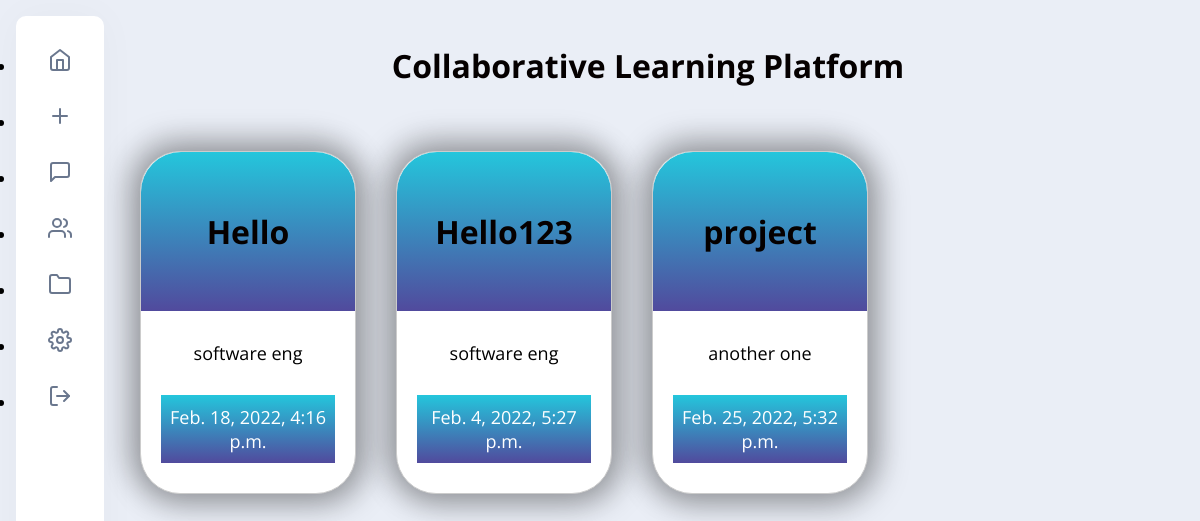
The app's page /, older data.
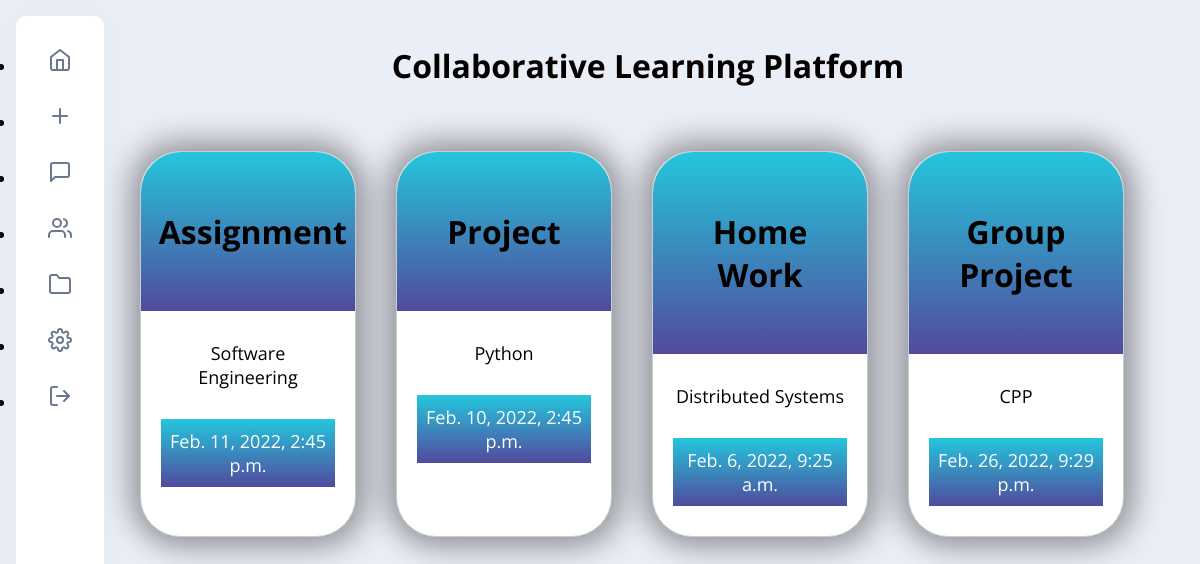
The same page, newer data.
### CLP/models.py (models this page shows, shortened)
class MeetingInfo(models.Model):
    topic = models.CharField(max_length=256, blank=True, unique=True)
    sub = models.CharField(max_length=256, blank=True)
    time = models.DateTimeField(max_length=6, blank=True)
    slug = models.SlugField(blank=True, null=True)

### CLP/views.py (the view)
# urls.py: path('', views.index, name='index'),
def index(request):
    data = list(MeetingInfo.objects.values())
    content = False
    if len(data) != 0:
        content = True
    return render(request, 'CLP/dashboard.html', context={'page_title': 'CLP | Dashboard', 'data': data, 'content': content})

### templates/CLP/dashboard.html (shortened to what this page needs)
{% extends "CLP/base.html" %} {% block content %} {% load static %}
<div class="cards-list">
    {% if content %} {% for val in data %}
    <div class="card" id="card">
        <div class="card-header">
            <h1>{{ val.topic }}</h1>
        </div>
        <div class="card-body">
            <p>
                {{val.sub}}
            </p>
            <a class="btn">{{val.time}}</a>
        </div>
    </div>
    {% endfor %} {% else %}
    <h1 class="no-data-error">Nothing to show right now 😒 <br> No worries, you can create one now from the <i>New meeting dashboard</i>😎😎</h1>
    {% endif %}
</div>
{% endblock %}

### templates/CLP/base.html (shortened to what this page needs)
<!DOCTYPE html>
<html lang="en">
<head>
    {% load static %}
    <link rel="stylesheet" href="https://cdnjs.cloudflare.com/ajax/libs/meyer-reset/2.0/reset.min.css">
    <link rel="stylesheet" href="{% static 'css/dashboardstyle.css' %}">
</head>
<body>
    <div class="Title">
        <h1>Collaborative Learning Platform</h1>
    </div>
    {% block content %} {% endblock %}
    <nav class="navbar">
        <ul class="navbar__menu">
            <li class="navbar__item">
                <a href="{% url 'index' %}" class="navbar__link"><i data-feather="home"></i><span>Home</span></a>
            </li>
            <li class="navbar__item">
                <a href="/CLP/new" class="navbar__link"><i data-feather="plus"></i><span>New Meeting</span></a>
            </li>
            <li class="navbar__item">
                <a href="#" class="navbar__link"><i data-feather="message-square"></i><span>Messages</span></a>
            </li>
            <li class="navbar__item">
                <a href="/CLP/login" class="navbar__link"><i data-feather="users"></i><span>Login</span></a>
            </li>
            <li class="navbar__item">
                <a href="#" class="navbar__link"><i data-feather="folder"></i><span>Projects</span></a>
            </li>
            <li class="navbar__item">
                <a href="/admin" class="navbar__link"><i data-feather="settings"></i><span>Admin</span></a>
            </li>
            <li class="navbar__item">
                <a href="{% url 'user_logout' %}" class="navbar__link"><i data-feather="log-out"></i><span>Sign Out</span></a>
            </li>
        </ul>
    </nav>
</body>
</html>

### static/css/dashboardStyle.css (style rules this page uses)
body { background: #eaeef6; font-family: "Open Sans", sans-serif; }
.Title { text-align: center; margin-left: 8%; }
* { padding: 0; margin: 0; box-sizing: border-box; }
.card { margin: 20px; width: 20%; background: #fff; box-shadow: 5px 5px 30px 7px rgba(0, 0, 0, 0.25), -5px -5px 30px 7px rgba(0, 0, 0, 0.22); border: 1px solid #ccc; cursor: pointer; margin-bottom: 50px; transition: 0.3s; border-radius: 40px; }
.card-header { text-align: center; padding: 50px 10px; background: linear-gradient(to top, #514A9D, #24C6DC); border-radius: 40px 40px 0px 0px; color: #fff; }
.card-body { padding: 30px 20px; text-align: center; font-size: 18px; }
.card-body .btn { display: block; color: #fff; text-align: center; background: linear-gradient(to top, #514A9D, #24C6DC); margin-top: 30px; text-decoration: none; padding: 10px 5px; }
.cards-list { z-index: 0; width: 90%; display: flex; flex-wrap: wrap; position: absolute; left: 10%; }
h1 { font-size: 2rem; font-weight: bold; color: #050000; margin: 4%; }
.navbar { position: fixed; top: 1rem; left: 1rem; background: #fff; border-radius: 10px; padding: 1rem 0; box-shadow: 0 0 40px rgba(0, 0, 0, 0.03); height: calc(100vh - 4rem); }
.navbar__link { position: relative; display: flex; align-items: center; justify-content: center; height: 3.5rem; width: 5.5rem; color: #6a778e; transition: 250ms ease all; }
.navbar__menu { position: relative; }
.navbar__item:last-child:before { content: ""; position: absolute; opacity: 0; z-index: -1; top: 0; left: 1rem; width: 3.5rem; height: 3.5rem; background: #24C6DC; background: -webkit-linear-gradient(to top, #514A9D, #24C6DC); background: linear-gradient(to top, #514A9D, #24C6DC); border-radius: 17.5px; transition: 250ms cubic-bezier(1, 0.2, 0.1, 1.2) all; }

Row changes from the older to the newer data that the page shows:
removed MeetingInfo: topic "Hello", sub "software eng", time "Feb. 18, 2022, 4:16 p.m."
removed MeetingInfo: topic "Hello123", sub "software eng", time "Feb. 4, 2022, 5:27 p.m."
removed MeetingInfo: topic "project", sub "another one", time "Feb. 25, 2022, 5:32 p.m."
added MeetingInfo: topic "Assignment", sub "Software Engineering", time "Feb. 11, 2022, 2:45 p.m."
added MeetingInfo: topic "Project", sub "Python", time "Feb. 10, 2022, 2:45 p.m."
added MeetingInfo: topic "Home Work", sub "Distributed Systems", time "Feb. 6, 2022, 9:25 a.m."
added MeetingInfo: topic "Group Project", sub "CPP", time "Feb. 26, 2022, 9:29 p.m."
